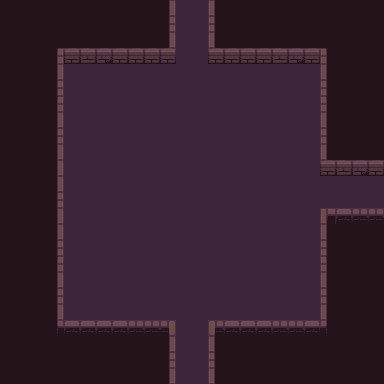

Tiled map render using the project's own tile images. Description and the map definition, with tile-layer contents summarised, below:
An orthogonal 24x24 tile map with 16x16 px tiles, 4 tile layers (background, road, wall, item), 1 hidden layer not drawn, 3 tilesets.

<map version="1.10" tiledversion="1.10.2" orientation="orthogonal" renderorder="right-down" compressionlevel="0" width="24" height="24" tilewidth="16" tileheight="16" infinite="0" nextlayerid="7" nextobjectid="1">
 <tileset firstgid="1" name="Dungeon_Tileset" tilewidth="16" tileheight="16" spacing="2" margin="1" tilecount="100" columns="10">
  <image source="../textures/Dungeon_Tileset.png" width="180" height="180" />
  <tile id="0">
   <properties>
    <property name="type" value="Wall_Left" />
   </properties>
  </tile>
  <tile id="1">
   <properties>
    <property name="type" value="Wall_Up" />
   </properties>
  </tile>
  <tile id="2">
   <properties>
    <property name="type" value="Wall_Up" />
   </properties>
  </tile>
  <tile id="3">
   <properties>
    <property name="type" value="Wall_Up" />
   </properties>
  </tile>
  <tile id="4">
   <properties>
    <property name="type" value="Wall_Up" />
   </properties>
  </tile>
  <tile id="5">
   <properties>
    <property name="type" value="Wall_Right" />
   </properties>
  </tile>
  <tile id="10">
   <properties>
    <property name="type" value="Wall_Left" />
   </properties>
  </tile>
  <tile id="15">
   <properties>
    <property name="type" value="Wall_Right" />
   </properties>
  </tile>
  <tile id="20">
   <properties>
    <property name="type" value="Wall_Left" />
   </properties>
  </tile>
  <tile id="25">
   <properties>
    <property name="type" value="Wall_Right" />
   </properties>
  </tile>
  <tile id="30">
   <properties>
    <property name="type" value="Wall_Left" />
   </properties>
  </tile>
  <tile id="35">
   <properties>
    <property name="type" value="Wall_Right" />
   </properties>
  </tile>
  <tile id="40">
   <properties>
    <property name="type" value="Wall_LeftDown" />
   </properties>
  </tile>
  <tile id="41">
   <properties>
    <property name="type" value="Wall_Down" />
   </properties>
  </tile>
  <tile id="42">
   <properties>
    <property name="type" value="Wall_Down" />
   </properties>
  </tile>
  <tile id="43">
   <properties>
    <property name="type" value="Wall_Down" />
   </properties>
  </tile>
  <tile id="44">
   <properties>
    <property name="type" value="Wall_Down" />
   </properties>
  </tile>
  <tile id="45">
   <properties>
    <property name="type" value="Wall_RightDown" />
   </properties>
  </tile>
  <tile id="50">
   <properties>
    <property name="type" value="Wall_RightDownCor" />
   </properties>
  </tile>
  <tile id="51">
   <properties>
    <property name="type" value="Wall_Down" />
   </properties>
  </tile>
  <tile id="52">
   <properties>
    <property name="type" value="Wall_Down" />
   </properties>
  </tile>
  <tile id="53">
   <properties>
    <property name="type" value="Wall_LeftDownCor" />
   </properties>
  </tile>
  <tile id="54">
   <properties>
    <property name="type" value="Wall_RightDownCor" />
   </properties>
  </tile>
  <tile id="55">
   <properties>
    <property name="type" value="Wall_LeftDownCor" />
   </properties>
  </tile>
 </tileset>
 <tileset firstgid="101" name="flag" tilewidth="16" tileheight="16" tilecount="4" columns="4">
  <image source="../textures/flag.png" width="64" height="16" />
  <tile id="0">
   <animation>
    <frame tileid="3" duration="200" />
    <frame tileid="2" duration="200" />
    <frame tileid="1" duration="200" />
    <frame tileid="0" duration="200" />
   </animation>
  </tile>
 </tileset>
 <tileset firstgid="105" name="torch" tilewidth="16" tileheight="16" tilecount="4" columns="4">
  <image source="../textures/torch.png" width="64" height="16" />
  <tile id="0">
   <animation>
    <frame tileid="3" duration="200" />
    <frame tileid="2" duration="200" />
    <frame tileid="1" duration="200" />
    <frame tileid="0" duration="200" />
   </animation>
  </tile>
 </tileset>
 <layer id="1" name="background" width="24" height="24">
  <data>[576 cells, 576 non-empty, 1 distinct tile ids]</data>
 </layer>
 <layer id="5" name="road" width="24" height="24">
  <data>[576 cells, 280 non-empty, 1 distinct tile ids]</data>
 </layer>
 <layer id="3" name="wall" width="24" height="24">
  <data>[576 cells, 80 non-empty, 21 distinct tile ids]</data>
 </layer>
 <layer id="4" name="item" width="24" height="24">
  <data>[576 cells, 0 non-empty, 0 distinct tile ids]</data>
 </layer>
 <layer id="6" name="smog" width="24" height="24" visible="0">
  <data>[576 cells, 576 non-empty, 1 distinct tile ids]</data>
 </layer>
</map>
